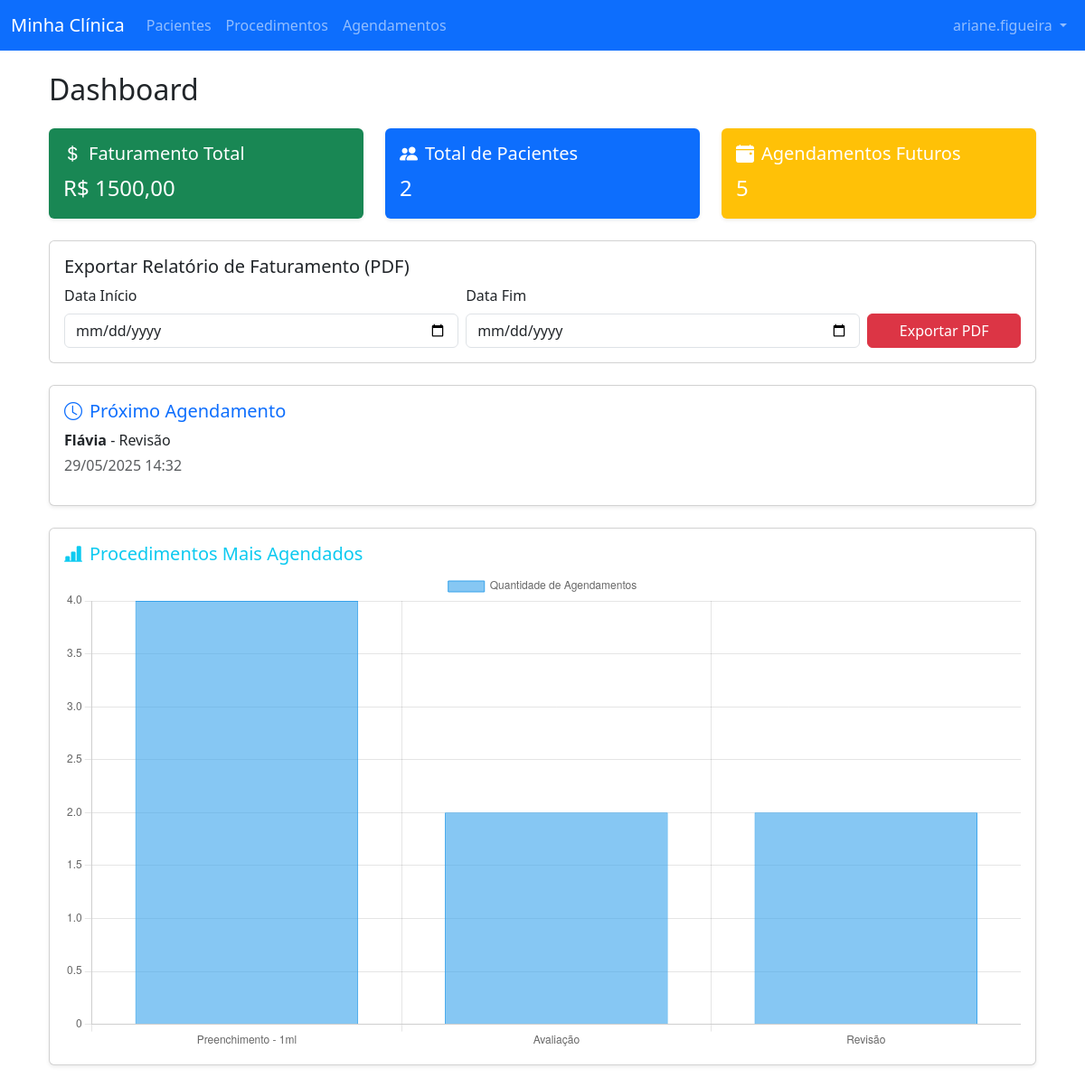
The app's page /home (signed in) with its own data.
### core/models.py (models this page shows, shortened)
class Agendamento(models.Model):
    STATUS_CHOICES = [
        ('Marcado', 'Marcado'),
        ('Realizado', 'Realizado'),
        ('Pago', 'Pago'),
        ('Cancelado', 'Cancelado'),
    ]
    user = models.ForeignKey(User, on_delete=models.CASCADE, blank=False, null=False)
    paciente = models.ForeignKey(Paciente, on_delete=models.CASCADE, blank=False, null=False)
    procedimento = models.ForeignKey(Procedimento, on_delete=models.CASCADE, blank=False, null=False)
    data_agendamento = models.DateTimeField(blank=False, null=False)
    status_agendamento = models.CharField(choices=STATUS_CHOICES, default='Marcado')

class Paciente(models.Model):
    user = models.ForeignKey(User, on_delete=models.CASCADE)
    nome = models.CharField(max_length=100, blank=False, null=False)
    telefone = models.CharField(max_length=15, unique=True, blank=False, null=False)
    data_nascimento = models.DateField()
    email = models.EmailField(unique=True, blank=False, null=False)
    def __str__(self):
        return self.nome

class Procedimento(models.Model):
    user = models.ForeignKey(User, on_delete=models.CASCADE)
    nome = models.CharField(max_length=100, blank=False, null=False)
    preco = models.DecimalField(max_digits= 8, decimal_places=2, blank=False, null=False)
    data_criacao = models.DateField(blank=False, null=False)
    descricao = models.TextField()
    def __str__(self):
        return self.nome

### core/views.py (the view)
# urls.py: 2. Add a URL to urlpatterns:  path('', views.home, name='home')
@login_required
def home(request):
    user = request.user
    agendamentos = Agendamento.objects.filter(user=user)
    pacientes = Paciente.objects.filter(user=user)
    procedimento_nomes = [a.procedimento.nome for a in agendamentos]
    procedimentos_mais_agendados = Counter(procedimento_nomes).most_common(5)
    faturamento_total = sum(
        a.procedimento.preco for a in agendamentos if a.status_agendamento == 'Pago'
    )
    futuros = agendamentos.filter(data_agendamento__gt=timezone.now()).order_by('data_agendamento')
    proximo_agendamento = futuros.first() if futuros.exists() else None
    total_pacientes = pacientes.count()
    total_agendamentos_futuros = futuros.count()
    procedimentos_labels = [item[0] for item in procedimentos_mais_agendados]
    procedimentos_data = [item[1] for item in procedimentos_mais_agendados]
    context = {
        'procedimentos_mais_agendados': procedimentos_mais_agendados,
        'faturamento_total': faturamento_total,
        'proximo_agendamento': proximo_agendamento,
        'total_pacientes': total_pacientes,
        'total_agendamentos_futuros': total_agendamentos_futuros,
        'procedimentos_labels': procedimentos_labels,
        'procedimentos_data': procedimentos_data
    }
    return render(request, 'core/home.html', context)

### core/templates/core/home.html (shortened to what this page needs)
{% extends 'core/base.html' %}
{% block content %}
<div class="container mt-4">
  <h2 class="mb-4">Dashboard</h2>
    <div class="row mb-4">
      <div class="col-md-4">
        <div class="card shadow-sm border-0 text-white bg-success">
          <div class="card-body">
            <h5 class="card-title"><i class="bi bi-currency-dollar me-2"></i>Faturamento Total</h5>
            <p class="card-text fs-4">R$ {{ faturamento_total }}</p>
          </div>
        </div>
      </div>
      <div class="col-md-4">
        <div class="card shadow-sm border-0 text-white bg-primary">
          <div class="card-body">
            <h5 class="card-title"><i class="bi bi-people-fill me-2"></i>Total de Pacientes</h5>
            <p class="card-text fs-4">{{ total_pacientes }}</p>
          </div>
        </div>
      </div>
      <div class="col-md-4">
        <div class="card shadow-sm border-0 text-white bg-warning">
          <div class="card-body">
            <h5 class="card-title"><i class="bi bi-calendar-event-fill me-2"></i>Agendamentos Futuros</h5>
            <p class="card-text fs-4">{{ total_agendamentos_futuros }}</p>
          </div>
        </div>
      </div>
    </div>
    <div class="card mb-4">
      <div class="card-body">
        <h5 class="card-title">Exportar Relatório de Faturamento (PDF)</h5>
        <form method="get" action="{% url 'relatorio_faturamento_pdf' %}" class="row g-2 align-items-end">
          <div class="col-md-5">
            <label for="inicio" class="form-label">Data Início</label>
            <input type="date" id="inicio" name="inicio" class="form-control" required>
          </div>
          <div class="col-md-5">
            <label for="fim" class="form-label">Data Fim</label>
            <input type="date" id="fim" name="fim" class="form-control" required>
          </div>
          <div class="col-md-2">
            <button type="submit" class="btn btn-danger w-100">Exportar PDF</button>
          </div>
        </form>
      </div>
    </div>
  {% if proximo_agendamento %}
      <div class="card shadow-sm mb-4">
        <div class="card-body">
            <h5 class="card-title text-primary"><i class="bi bi-clock me-2"></i>Próximo Agendamento</h5>
            <p class="mb-1"><strong>{{ proximo_agendamento.paciente }}</strong> - {{ proximo_agendamento.procedimento }}</p>
            <p class="text-muted">{{ proximo_agendamento.data_agendamento|date:"d/m/Y H:i" }}</p>
        </div>
      </div>
  {% else %}
    <div class="alert alert-secondary">Nenhum agendamento futuro encontrado.</div>
  {% endif %}
  <div class="card shadow-sm mb-4">
    <div class="card-body">
        <h5 class="card-title text-info"><i class="bi bi-bar-chart-line-fill me-2"></i>Procedimentos Mais Agendados</h5>
        <canvas id="graficoProcedimentos" height="150"></canvas>
    </div>
  </div>
</div>
<script>
  const ctx = document.getElementById('graficoProcedimentos').getContext('2d');
  const grafico = new Chart(ctx, {
    type: 'bar',
    data: {
      labels: {{ procedimentos_labels|safe }},
      datasets: [{
        label: 'Quantidade de Agendamentos',
        data: {{ procedimentos_data|safe }},
        backgroundColor: 'rgba(54, 162, 235, 0.6)',
        borderColor: 'rgba(54, 162, 235, 1)',
        borderWidth: 1
      }]
    },
    options: {
      scales: {
        y: { beginAtZero: true }
      }
    }
  });
</script>
{% endblock %}

### core/templates/core/base.html (shortened to what this page needs)
<!DOCTYPE html>
<html lang="pt-br">
<head>
    <link href="https://cdn.jsdelivr.net/npm/bootstrap@5.3.0/dist/css/bootstrap.min.css" rel="stylesheet">
    <link href="https://cdn.jsdelivr.net/npm/bootstrap@5.3.3/dist/css/bootstrap.min.css" rel="stylesheet">
    <link href="https://cdn.jsdelivr.net/npm/bootstrap-icons@1.10.5/font/bootstrap-icons.css" rel="stylesheet">
</head>
<body>
    <nav class="navbar navbar-expand-lg navbar-dark bg-primary">
  <div class="container-fluid">
    <a class="navbar-brand" href="{% url 'home' %}">Minha Clínica</a>
    <div class="collapse navbar-collapse" id="navbarNav">
      <ul class="navbar-nav">
        <li class="nav-item">
          <a class="nav-link" href="{% url 'listar_pacientes' %}">Pacientes</a>
        </li>
        <li class="nav-item">
          <a class="nav-link" href="{% url 'listar_procedimentos' %}">Procedimentos</a>
        </li>
        <li class="nav-item">
          <a class="nav-link" href="{% url 'listar_agendamentos' %}">Agendamentos</a>
        </li>
      </ul>
      <ul class="navbar-nav ms-auto">
        <li class="nav-item dropdown">
          <a class="nav-link dropdown-toggle" href="#" id="userDropdown" role="button" data-bs-toggle="dropdown" aria-expanded="false">
            {{ request.user.username }}
          </a>
        </li>
      </ul>
    </div>
  </div>
</nav>
    <div class="container mt-4">
        {% block content %}
        {% endblock %}
    </div>
    </body>
</html>

### records on screen
Agendamento: paciente "Flávia", procedimento "Revisão", data_agendamento "29/05/2025 14:32"

### other values on screen
{{ request.user.username }} "ariane.figueira"
{{ faturamento_total }} "1500,00"
{{ total_pacientes }} "2"
{{ total_agendamentos_futuros }} "5"
chart data {{ procedimentos_labels|safe }} ['Preenchimento - 1ml', 'Avaliação', 'Revisão']
chart data {{ procedimentos_data|safe }} [4, 2, 2]
